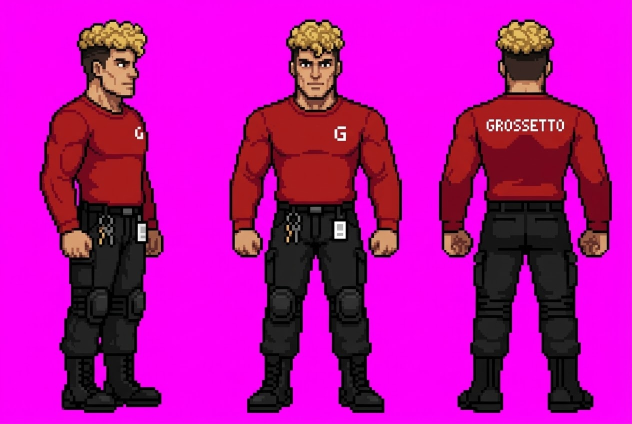
#> input picture assets/characters/vlad/sorgenti/IMG_5422.JPG, 1264 x 848 px (shown at 1/2 size)
$ python -i build_fronts.py   (imports and definitions only)
#> lines starting #> are read from the running program, lines starting #| are printed output that depends on the picture; after the words box and inside, x2 and y2 are one past the last pixel; in counts of white or black regions, pixels touching at a corner belong together
"""Vista frontale di ogni personaggio per la schermata di selezione: <nome>-front.png.
Prende dalla tavola di riferimento (sfondo magenta, tre viste: lato, fronte, retro) la figura centrale
e la porta all'altezza dello sprite da fermo del personaggio, cosi' i rapporti di altezza tra i
personaggi restano quelli del gioco. Chi non ha la tavola (Beppe) in selezione usa la guardia.
Le skin hanno la loro tavola: chiave '<nome>/skin-<id>', vista scritta nella cartella della skin e
portata all'altezza della guardia della skin.
Per un personaggio o una skin nuovi basta la tavola in <chiave>/sorgenti/tavola.<estensione>.
Uso: python3 -B tools/build_fronts.py [chiave ...]   (senza chiavi: tutte; es. andrei matteo/skin-israele)"""
import glob
import os
import sys
import numpy as np
from PIL import Image
sys.path.insert(0, os.path.dirname(os.path.abspath(__file__)))
from spritekey import key, figures                # noqa: E402
from spritebuild import frame_from_mask, write_sheet  # noqa: E402

CH = 'assets/characters/'
BOARDS = {   # personaggio -> tavola di riferimento
    'matteo': 'matteo/sorgenti/IMG_5407.JPG',
    'vlad': 'vlad/sorgenti/IMG_5422.JPG',
    'luis': 'luis/sorgenti/IMG_5445.jpeg',
    'zanna': 'zanna/sorgenti/IMG_5456.jpeg',
    'angel': 'angel/sorgenti/IMG_5469.jpeg',
    'hela': 'hela/sorgenti/tavola.png',
    'beppe': 'beppe/sorgenti/tavola.JPG',      # sfondo BIANCO (vedi white_key)
    'bigboss': 'bigboss/sorgenti/IMG_5476.jpeg',
    'andrei': 'andrei/sorgenti/IMG_5494.jpeg',
    'fabio': 'fabio/sorgenti/tavola.jpeg',
    'cominz': 'cominz/sorgenti/tavola.jpeg',
    'astrea': 'astrea/sorgenti/tavola.jpeg',
    'porte': 'porte/sorgenti/tavola.jpeg',
    'karma': 'karma/sorgenti/tavola.jpeg',
    'matteo/skin-israele': 'matteo/skin-israele/sorgenti/IMG_5489.jpeg',
    'luis/skin-mariachi': 'luis/skin-mariachi/sorgenti/IMG_5500.jpeg',
    'vlad/skin-pump': 'vlad/skin-pump/sorgenti/tavola.jpeg',
}
WHITE_BG = {'beppe'}


def white_key(path):
    """Scontorno di una tavola su sfondo bianco: e' sfondo solo il bianco collegato ai bordi
    (flood fill), cosi' i bianchi del disegno (G, scritta, cartellino) restano."""
    from scipy import ndimage as nd
    a = np.asarray(Image.open(path).convert('RGB')).astype(np.float32)
    light = a.min(-1) > 215
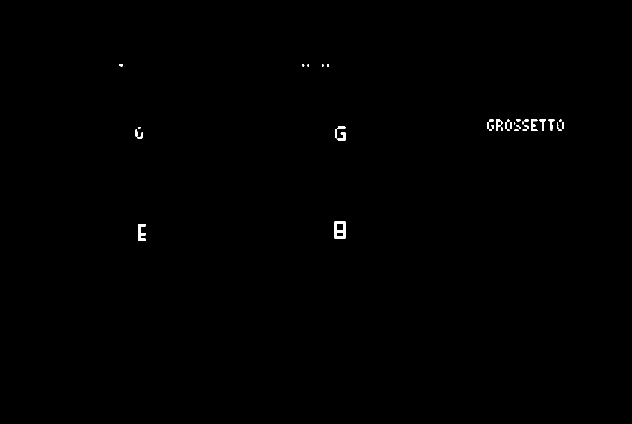
#> light: shape (848, 1264) bool (shown at 1/2 size); 0.23% white; 40 white regions (14 under 20 px), largest, box (x1, y1, x2, y2) and area: (669, 443, 691, 477) 520, (276, 448, 291, 482) 319, (1062, 239, 1075, 262) 155
    lab, _ = nd.label(light)
#> lab: shape (848, 1264) int32; 42 distinct labels, from 0 to 41
    edge = np.unique(np.concatenate([lab[0], lab[-1], lab[:, 0], lab[:, -1]]))
#> edge = [0]
    bg = np.isin(lab, edge[edge > 0])
#> bg: shape (848, 1264) bool; every value is 0
    bg = nd.binary_dilation(bg, iterations=1) & (a.min(-1) > 185)   # alone chiaro del JPEG
    al = np.where(bg, 0, 255).astype(np.float32)
#> al: shape (848, 1264) float32; every value is 255
    return np.concatenate([a, al[..., None]], -1)


def find_board(k):
    """tavola di un personaggio o skin nuovo: <chiave>/sorgenti/tavola.<estensione> (non serve registrarla)"""
    found = sorted(glob.glob(CH + k + '/sorgenti/tavola.*'))
    return found[0][len(CH):] if found else None


keys = sys.argv[1:] or list(BOARDS)
# [24 lines not run here, left out]

>>> result = white_key('../assets/characters/vlad/sorgenti/IMG_5422.JPG')

$ run again, on assets/characters/vlad/sorgenti/IMG_5429.JPG
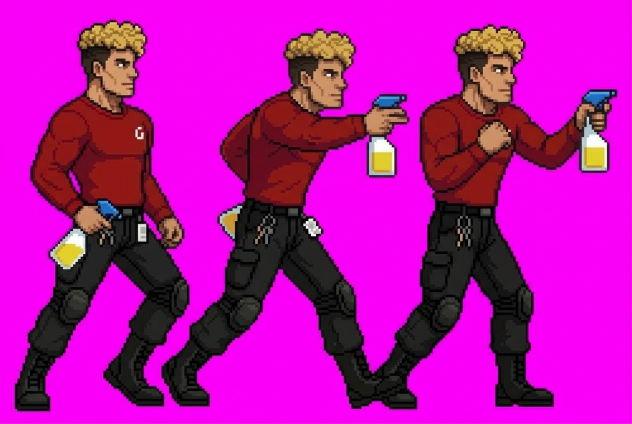
#> input picture assets/characters/vlad/sorgenti/IMG_5429.JPG, 1264 x 848 px (shown at 1/2 size)
#> in white_key, `light = a.min(-1) > 215`:
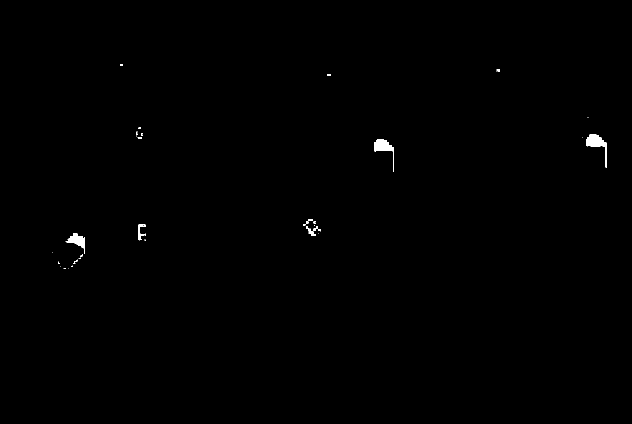
#> light: shape (848, 1264) bool (shown at 1/2 size); 0.27% white; 42 white regions (29 under 20 px), largest, box (x1, y1, x2, y2) and area: (1173, 269, 1213, 336) 833, (749, 279, 788, 344) 754, (131, 467, 168, 497) 559
#> lab: shape (848, 1264) int32; 47 distinct labels, from 0 to 46
#> edge = [0]
#> bg: shape (848, 1264) bool; every value is 0
#> al: shape (848, 1264) float32; every value is 255
